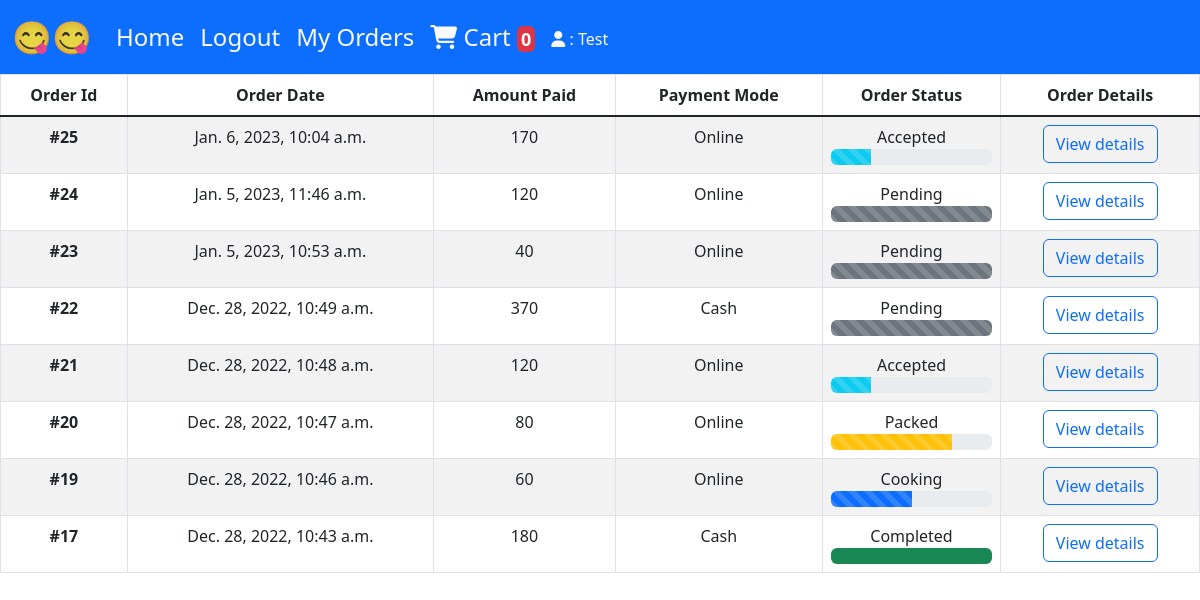
Screenshot of /myorders/ (signed in) with the database file from the repository.
### order/models.py (models this page shows)
class Orders(models.Model):
    username = models.ForeignKey(User, on_delete=models.CASCADE)
    total_amount = models.IntegerField()
    order_datetime = models.DateTimeField(auto_now_add=True)
    payment_mode = models.CharField(max_length=50, choices=PAYMENT_CHOICES)
    status = models.CharField(max_length=50, choices=STATUS_CHOICES, default="Pending")
    transaction_id = models.CharField(max_length=100)
    payment_gateway = models.CharField(max_length=50)

### order/views.py (the view)
# urls.py: path('myorders/', views.my_orders, name='my-orders'),
@login_required(login_url='/login/')
def my_orders(request):
    orders = Orders.objects.filter(username = request.user).order_by("-order_datetime", "id")
    order_items = OrderItems.objects.filter(username = request.user)
    return render(request, 'order/myorders.html', {'orders':orders, 'order_items':order_items})

### order/templates/order/myorders.html (shortened to what this page needs)
{% extends 'base/base.html' %}
{% block maincontent %}
{% if orders %}
<table class="table table-striped text-center table-bordered">
  <thead>
	<tr>
	  <th scope="col">Order Id</th>
	  <th scope="col">Order Date</th>
	  <th scope="col">Amount Paid</th>
	  <th scope="col">Payment Mode</th>
	  <th scope="col">Order Status</th>
	  <th scope="col">Order Details</th>
	</tr>
  </thead>
  <tbody class="table-group-divider">
	  {% for order in orders %}
	<tr>
	  <th scope="row">#{{order.id}}</th>
	  <td>{{order.order_datetime}}</td>
	  <td>{{order.total_amount}}</td>
	  <td>{{order.payment_mode}}</td>
	  <td>
		{{order.status}}
		<div class="progress">
			{% if order.status == "Pending" %}
				<div class="progress-bar bg-secondary progress-bar-striped progress-bar-animated" role="progressbar" style="width: 100%" aria-valuenow="100" aria-valuemin="0" aria-valuemax="100"></div>
			{% elif order.status == "Accepted" %}
				<div class="progress-bar bg-info progress-bar-striped" role="progressbar" style="width: 25%" aria-valuenow="25" aria-valuemin="0" aria-valuemax="100"></div>
			{% elif order.status == "Cooking" %}
				<div class="progress-bar bg-primary progress-bar-striped" role="progressbar" style="width: 50%" aria-valuenow="50" aria-valuemin="0" aria-valuemax="100"></div>
			{% elif order.status == "Packed" %}
				<div class="progress-bar bg-warning progress-bar-striped" role="progressbar" style="width: 75%" aria-valuenow="75" aria-valuemin="0" aria-valuemax="100"></div>
			{% elif order.status == "Completed" %}
				<div class="progress-bar bg-success" role="progressbar" style="width: 100%" aria-valuenow="100" aria-valuemin="0" aria-valuemax="100"></div>
			{% endif %}
		</div>
	</td>
	  <td>
		<button type="button" class="btn btn-outline-primary" data-bs-toggle="modal" data-bs-target="#orderNumber{{order.id}}">
		View details
	  </button>
	</td>
	</tr>
	{% endfor %}
  </tbody>
</table>
{% else %}
  <h1 class="alert alert-info text-center mt-5">You Have Not Places Any Orders Yet</h1>
{% endif %}
{% endblock maincontent %}

### order/templates/base/base.html (shortened to what this page needs)
<!DOCTYPE html>
<html lang="en">
<head>
    <link href="https://cdn.jsdelivr.net/npm/bootstrap@5.2.3/dist/css/bootstrap.min.css" rel="stylesheet">
    <link rel="stylesheet" href="https://cdnjs.cloudflare.com/ajax/libs/font-awesome/6.2.1/css/all.min.css" />
</head>
<body>
    <nav class="navbar sticky-top navbar-expand-lg bg-primary">
        <div class="container-fluid">
          <a class="navbar-brand fs-2" href="/">😋😋</a>
          <div class="collapse navbar-collapse" id="navbarNav">
            <ul class="navbar-nav">
              <li class="nav-item">
                <a class="nav-link text-light fs-4" href="/">Home</a>
              </li>
              {% if request.user.is_authenticated %}
                <li class="nav-item">
                  <a class="nav-link text-light fs-4" href="{% url 'logout' %}">Logout</a>
                </li>
                <li class="nav-item">
                  <a class="nav-link text-light fs-4" href="{% url 'my-orders' %}">My Orders</a>
                </li>
                <li class="nav-item">
                  <a class="nav-link text-light fs-4" href="{% url 'cart' %}"><i class="fa-solid fa-cart-shopping"></i> Cart <span class="badge bg-danger p-1">{{request.user.get_cart_count}}</span></a>
                </li>
                <li class="nav-item">
                  <a class="nav-link text-light mt-2" href="{% url 'index' %}"><i class="fa-solid fa-user"></i> : {{request.user | title}}</a>
                </li>
              {% endif %}
            </ul>
          </div>
        </div>
      </nav>
    {% block maincontent %}{% endblock maincontent %}
</body>
</html>

### rows the page displays
Orders: id "25", order_datetime "Jan. 6, 2023, 10:04 a.m.", total_amount "170", payment_mode "Online", status "Accepted"
Orders: id "24", order_datetime "Jan. 5, 2023, 11:46 a.m.", total_amount "120", payment_mode "Online", status "Pending"
Orders: id "23", order_datetime "Jan. 5, 2023, 10:53 a.m.", total_amount "40", payment_mode "Online", status "Pending"
Orders: id "22", order_datetime "Dec. 28, 2022, 10:49 a.m.", total_amount "370", payment_mode "Cash", status "Pending"
Orders: id "21", order_datetime "Dec. 28, 2022, 10:48 a.m.", total_amount "120", payment_mode "Online", status "Accepted"
Orders: id "20", order_datetime "Dec. 28, 2022, 10:47 a.m.", total_amount "80", payment_mode "Online", status "Packed"
Orders: id "19", order_datetime "Dec. 28, 2022, 10:46 a.m.", total_amount "60", payment_mode "Online", status "Cooking"
Orders: id "17", order_datetime "Dec. 28, 2022, 10:43 a.m.", total_amount "180", payment_mode "Cash", status "Completed"

### other values shown
{{ request.user.get_cart_count }} "0"
{{ request.user | title }} "Test"
